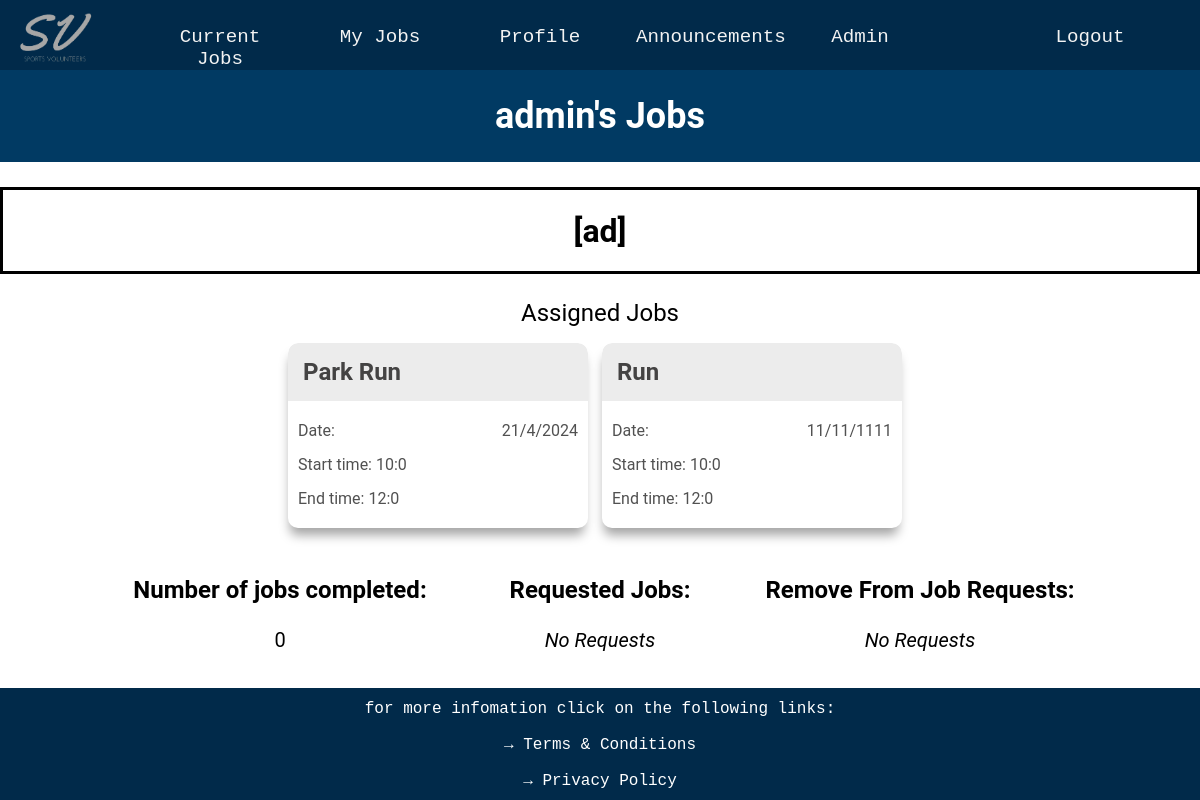
The page /my_jobs (signed in) on the database as committed earlier.
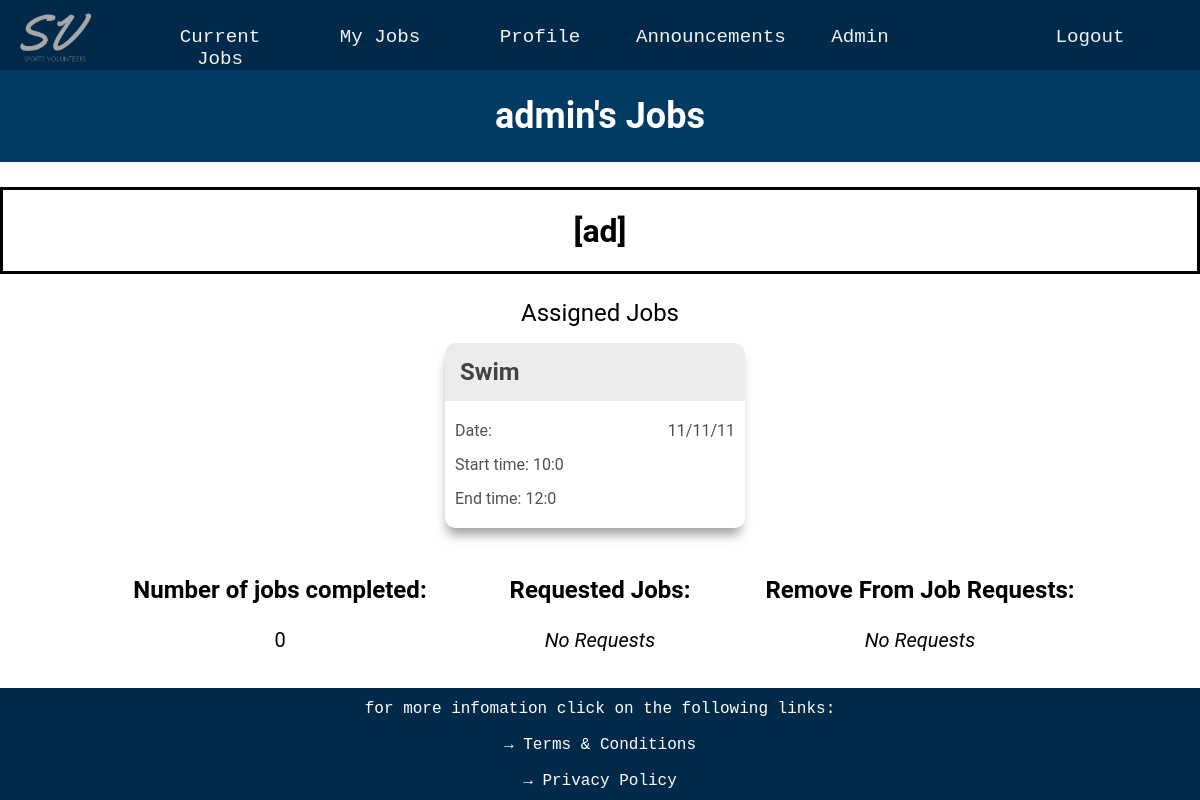
The same page on the database as committed later.
### website/databases.py (models this page shows, shortened)
class Jobs(UserMixin, db.Model):
    __tablename__ = 'jobs'
    job_id = db.Column(db.Integer, primary_key=True)
    job_name = db.Column(db.String(20))
    volunteers_needed = db.Column(db.Integer)
    volunteers_needed_left = db.Column(db.Integer)
    start_time = db.Column(db.String(20))
    end_time = db.Column(db.String(20))
    date = db.Column(db.String(20))
    job_description = db.Column(db.String(300))
    job_qualifications = db.relationship('Qualification', secondary=job_requirements,
                                         backref=db.backref('required_for_jobs', lazy='subquery'))

### website/routes.py (the view)
@app.route('/my_jobs', methods=['GET', 'POST'])
def my_jobs():
    current_user_id = current_user.get_id()
    assigned_jobs = Jobs.query.join(UserJobLink, Jobs.job_id == UserJobLink.job_id).filter(UserJobLink.user_id == current_user_id).all()
    my_remove_requests = RemoveRequests.query.filter_by(user_id=current_user_id).all()
    requested_removal_job_ids = [rem.job_id for rem in my_remove_requests]
    assigned_job_ids = []
    for assigned_job in assigned_jobs:
        assigned_job_ids.append(assigned_job.job_id)
    requested_job_ids = []
    requested_jobs = Requests.query.filter_by(user_id=current_user_id).all()
    for requested in requested_jobs:
        requested_job_ids.append(requested.job_id)
    if 'remove_request_job_id' in request.form:
        job_id_request = request.form['remove_request_job_id']
        new_request = RemoveRequests(user_id=current_user_id, job_id=job_id_request)
        db.session.add(new_request)
        db.session.commit()
        return redirect(url_for('my_jobs'))
    return render_template('my_jobs.html',assigned_jobs=assigned_jobs, assigned_job_ids=assigned_job_ids, requested_job_ids=requested_job_ids,
                           my_remove_requests=my_remove_requests, requested_removal_job_ids=requested_removal_job_ids,
                           current_user_id=current_user_id, job_table=Jobs, prescription_level = prescription_level)

### website/databases.py (called while the page is built)
    def get_id(self):
        return str(self.user_id)

### website/routes.py (called while the page is built)
@lm.user_loader
def load_user(user_id):
    return User.query.get(int(user_id))

### website/templates/my_jobs.html (shortened to what this page needs)
{% extends "layout.html" %}
{% block page_content %}
<div class="p-title-box">
    <h1 class = 'profile-title'>{{ current_user.username }}'s Jobs  </h1>
</div>
{% if prescription_level == 'free' %}
<div class="ad_top">
    <h1 class='ad_text'>[ad]</h1>
</div>
{% endif %}
<div class="timetable-boxes">
{% if assigned_jobs %}
    <p class='profile-box-text' style='font-size: 3vh;'>Assigned Jobs</p>
    {% for job in assigned_jobs %}
    <div class="job-content">
        <element onclick="togglePopup('{{ job.job_id }}')">
            <div class="job-box">
                <div class="job-name-box">
                    <div class="job-name"><b>{{ job.job_name }}</b></div>
                </div>
                <div>Date: <span>{{ job.date }}</span></div>
                <div>Start time: <span>{{ job.start_time }}</span></div>
                <div>End time: <span>{{ job.end_time }}</span></div>
            </div>
        </element>
    </div>
    {% endfor %}
{% else %}
    <p class='profile-box-text' style='font-size: 3vh;'>No assigned jobs currently.</p>
{% endif %}
</div>
<div class='info-boxes'>
    <div class='info-box'>
        <p class='info-box-header'><b>Number of jobs completed:</b></p>
        <p class='info-box-text'> {{ current_user.jobs_completed }} </p>
    </div>
    <div class='info-box'>
        <p class='info-box-header'><b>Requested Jobs:</b></p>
        {% if requested_job_ids %}
            {% for my_request in requested_job_ids %}
                <p class='info-box-text'> Job name: {{ job_table.query.filter_by(job_id=my_request).first().job_name }} </p>
            {% endfor %}
        {% else %}
            <p class='info-box-text'><i>No Requests</i></p>
        {% endif %}
    </div>
    <div class='info-box'>
        <p class='info-box-header'><b>Remove From Job Requests:</b></p>
        {% if my_remove_requests %}
            {% for remove_request in my_remove_requests %}
                <p class='info-box-text'> Job name: {{ job_table.query.filter_by(job_id=remove_request.job_id).first().job_name }} </p>
            {% endfor %}
        {% else %}
            <p class='info-box-text'><i>No Requests</i></p>
        {% endif %}
    </div>
{% endblock %}

Rows that differ between the two databases and show on the page:
no longer on this page (row edited): Jobs: job_name "Park Run", date "21/4/2024", start_time "10:0", end_time "12:0"
no longer on this page (row edited): Jobs: job_name "Run", date "11/11/1111", start_time "10:0", end_time "12:0"
now on this page (row edited): Jobs: job_name "Swim", date "11/11/11", start_time "10:0", end_time "12:0"
